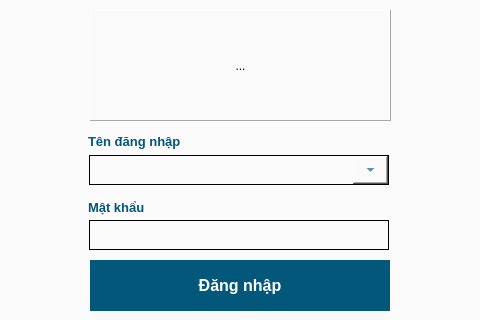
<?xml version="1.0" encoding="UTF-8"?>
<ui version="4.0">
 <class>FrmLogin</class>
 <widget class="QMainWindow" name="FrmLogin">
  <property name="windowModality">
   <enum>Qt::NonModal</enum>
  </property>
  <property name="geometry">
   <rect>
    <x>0</x>
    <y>0</y>
    <width>480</width>
    <height>320</height>
   </rect>
  </property>
  <property name="minimumSize">
   <size>
    <width>480</width>
    <height>320</height>
   </size>
  </property>
  <property name="maximumSize">
   <size>
    <width>480</width>
    <height>320</height>
   </size>
  </property>
  <property name="windowTitle">
   <string>Đăng nhập</string>
  </property>
  <property name="windowIcon">
   <iconset resource="../group.qrc">
    <normaloff>:/icon/group/iconLogin_off.jpg</normaloff>:/icon/group/iconLogin_off.jpg</iconset>
  </property>
  <property name="styleSheet">
   <string notr="true">background-color: rgb(212, 240, 252);
background-color: rgb(195, 223, 230);
background-color: rgb(250, 250, 250);</string>
  </property>
  <widget class="QWidget" name="centralwidget">
   <widget class="QPushButton" name="pushButton_Login">
    <property name="geometry">
     <rect>
      <x>90</x>
      <y>260</y>
      <width>300</width>
      <height>51</height>
     </rect>
    </property>
    <property name="font">
     <font>
      <pointsize>12</pointsize>
      <bold>true</bold>
     </font>
    </property>
    <property name="autoFillBackground">
     <bool>false</bool>
    </property>
    <property name="styleSheet">
     <string notr="true">QPushButton{
border: none;
background-color: rgb(0, 222, 99);
background-color: rgb(3, 87, 123);
	color: rgb(0, 85, 127);
color: rgb(255, 255, 255);
}</string>
    </property>
    <property name="text">
     <string>Đăng nhập</string>
    </property>
    <property name="iconSize">
     <size>
      <width>100</width>
      <height>20</height>
     </size>
    </property>
    <property name="shortcut">
     <string>Enter</string>
    </property>
    <property name="checkable">
     <bool>false</bool>
    </property>
    <property name="checked">
     <bool>false</bool>
    </property>
    <property name="autoDefault">
     <bool>true</bool>
    </property>
    <property name="default">
     <bool>false</bool>
    </property>
   </widget>
   <widget class="QLineEdit" name="lineEdit_Password">
    <property name="geometry">
     <rect>
      <x>89</x>
      <y>220</y>
      <width>300</width>
      <height>30</height>
     </rect>
    </property>
    <property name="font">
     <font>
      <pointsize>12</pointsize>
      <bold>false</bold>
     </font>
    </property>
    <property name="acceptDrops">
     <bool>true</bool>
    </property>
    <property name="autoFillBackground">
     <bool>false</bool>
    </property>
    <property name="styleSheet">
     <string notr="true">QLineEdit {
    border: 1px solid;
	color: rgb(2, 87, 122);
}</string>
    </property>
    <property name="text">
     <string extracomment="Mật khẩu"/>
    </property>
    <property name="frame">
     <bool>true</bool>
    </property>
    <property name="echoMode">
     <enum>QLineEdit::Password</enum>
    </property>
   </widget>
   <widget class="QComboBox" name="comboBox_Account">
    <property name="enabled">
     <bool>true</bool>
    </property>
    <property name="geometry">
     <rect>
      <x>89</x>
      <y>155</y>
      <width>300</width>
      <height>30</height>
     </rect>
    </property>
    <property name="font">
     <font>
      <pointsize>12</pointsize>
      <bold>true</bold>
      <kerning>true</kerning>
     </font>
    </property>
    <property name="styleSheet">
     <string notr="true">QComboBox {
    border: 1px solid;
	color: rgb(2, 87, 122);
}
QComboBox::drop-down {
    width:35px;
}
</string>
    </property>
    <property name="editable">
     <bool>true</bool>
    </property>
    <property name="frame">
     <bool>true</bool>
    </property>
   </widget>
   <widget class="QLabel" name="label">
    <property name="geometry">
     <rect>
      <x>88</x>
      <y>130</y>
      <width>131</width>
      <height>22</height>
     </rect>
    </property>
    <property name="font">
     <font>
      <pointsize>10</pointsize>
      <bold>true</bold>
     </font>
    </property>
    <property name="styleSheet">
     <string notr="true">color: rgb(13, 207, 200);
color: rgb(2, 87, 122);</string>
    </property>
    <property name="text">
     <string>Tên đăng nhập</string>
    </property>
   </widget>
   <widget class="QLabel" name="label_2">
    <property name="geometry">
     <rect>
      <x>88</x>
      <y>196</y>
      <width>111</width>
      <height>22</height>
     </rect>
    </property>
    <property name="font">
     <font>
      <pointsize>10</pointsize>
      <bold>true</bold>
     </font>
    </property>
    <property name="styleSheet">
     <string notr="true">color: rgb(2, 87, 122);</string>
    </property>
    <property name="text">
     <string>Mật khẩu</string>
    </property>
   </widget>
   <widget class="QFrame" name="frame">
    <property name="geometry">
     <rect>
      <x>90</x>
      <y>10</y>
      <width>301</width>
      <height>111</height>
     </rect>
    </property>
    <property name="frameShape">
     <enum>QFrame::Panel</enum>
    </property>
    <property name="frameShadow">
     <enum>QFrame::Raised</enum>
    </property>
    <widget class="QToolButton" name="toolButton">
     <property name="geometry">
      <rect>
       <x>1</x>
       <y>1</y>
       <width>299</width>
       <height>109</height>
      </rect>
     </property>
     <property name="text">
      <string>...</string>
     </property>
     <property name="icon">
      <iconset resource="../group.qrc">
       <normaloff>:/icon/group/khangthinh_logo.png</normaloff>:/icon/group/khangthinh_logo.png</iconset>
     </property>
     <property name="iconSize">
      <size>
       <width>300</width>
       <height>300</height>
      </size>
     </property>
     <property name="popupMode">
      <enum>QToolButton::DelayedPopup</enum>
     </property>
     <property name="autoRaise">
      <bool>true</bool>
     </property>
    </widget>
   </widget>
  </widget>
 </widget>
 <tabstops>
  <tabstop>comboBox_Account</tabstop>
  <tabstop>lineEdit_Password</tabstop>
  <tabstop>pushButton_Login</tabstop>
 </tabstops>
 <resources>
  <include location="../group.qrc"/>
 </resources>
 <connections/>
</ui>
